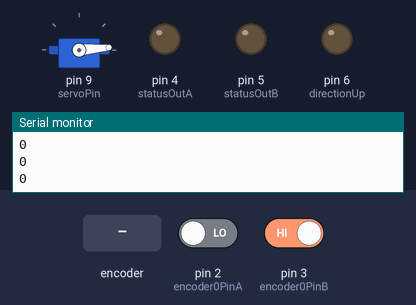
Bench run of a sketch on a simulated Arduino Uno, built with avr-gcc and run on an emulated ATmega328P. On the bench: servo, output pins drawn as LEDs (lit = HIGH), the last lines printed to the serial monitor. The test bench sets the inputs (shaded band); at power-on: pin 2 (encoder0PinA) LOW, pin 3 (encoder0PinB) HIGH.

Above: at 1.2 s.
1.3 s: rotary encoder on pin 2 (encoder0PinA) / pin 3 (encoder0PinB) turned 3 steps (first pin leading)
At 3.2 s:
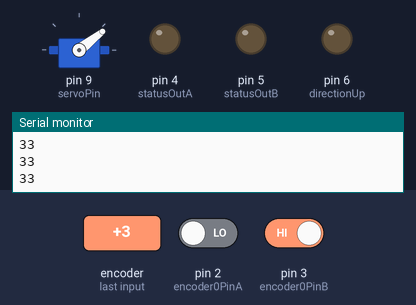
4.3 s: rotary encoder on pin 2 (encoder0PinA) / pin 3 (encoder0PinB) turned 1 step (first pin leading)
At 5.5 s:
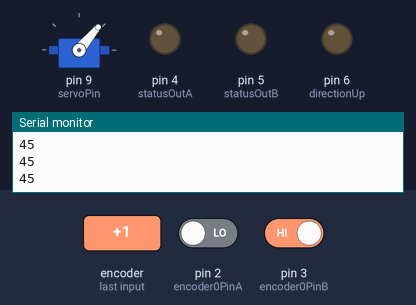
6.0 s: rotary encoder on pin 2 (encoder0PinA) / pin 3 (encoder0PinB) turned 1 step (first pin leading)
At 7.1 s:
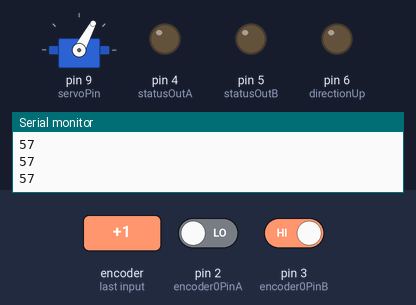
7.7 s: rotary encoder on pin 2 (encoder0PinA) / pin 3 (encoder0PinB) turned 3 steps (first pin leading)
At 9.6 s:
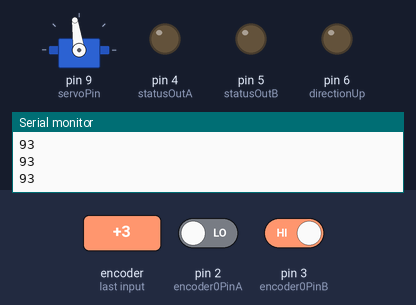
10.7 s: rotary encoder on pin 2 (encoder0PinA) / pin 3 (encoder0PinB) turned 1 step (first pin leading)
At 11.9 s:
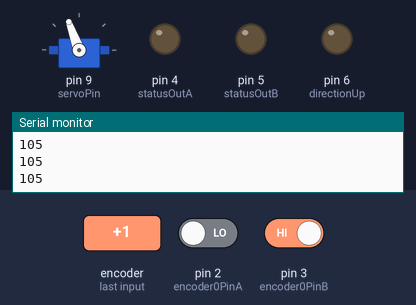
Timing chart, 0 to 13.4 s (numbered marks = the images above; inputs shaded):
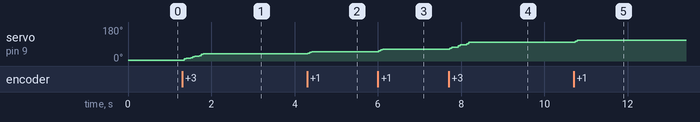

Measured:
- after the input at 1.3 s, servo on pin 9 (servoPin): 5° → 14° after 0.05 s, → 26° 0.15 s later, → 38° 0.20 s later
- after the input at 4.3 s, servo on pin 9 (servoPin): 38° → 50° at once
- after the input at 6.0 s, servo on pin 9 (servoPin): 50° → 62° at once
- after the input at 7.7 s, servo on pin 9 (servoPin): 62° → 74° at once, → 86° 0.20 s later, → 98° 0.20 s later
- after the input at 10.7 s, servo on pin 9 (servoPin): 98° → 110° at once

The sketch:

optical_encoder_with_servo.ino
```cpp
#include <Servo.h>

const int encoder0PinA = 2;
const int encoder0PinB = 3;

int encoder0Pos = 0;
const int statusOutA = 4;
const int statusOutB = 5;
const int directionUp = 6;
int stepSize = 3;
int servoPin = 9;
Servo servo;
int number = 0;
int position1 = 0;
int position2 = 0;
int velocity=0;
int timestep = 50;


void setup() {


  pinMode(encoder0PinA, INPUT);
  //digitalWrite(encoder0PinA, HIGH);     // turn on pullup resistor
  pinMode(encoder0PinB, INPUT);
  //digitalWrite(encoder0PinB, HIGH);       // turn on pullup resistor

  attachInterrupt(0, doEncoderA, CHANGE);  // encoder pin on interrupt 0 - pin 2
  attachInterrupt(1, doEncoderB, CHANGE);  // encoder pin on interrupt 1 - pin 3
  Serial.begin (9600);
  Serial.println("start");                // a personal quirk
  pinMode(statusOutA, OUTPUT);
  pinMode(statusOutB, OUTPUT);
  pinMode(directionUp, OUTPUT);
  servo.attach(servoPin);
}

void loop(){
  int angle = encoder0Pos+5;
  servo.write(angle);

  //position1=encoder0Pos;
  delay(timestep);
  //position2 = encoder0Pos;
  //velocity = (position2-position1)/(timestep*.001*3);
  //Serial.println (encoder0Pos, DEC);
  //Serial.println (velocity, DEC);
  Serial.println (encoder0Pos, DEC);
  if (encoder0Pos <0) {encoder0Pos=0;}
}


void doEncoderA(){
  if (digitalRead(encoder0PinA) == HIGH) {   // found a low-to-high on channel A
    if (digitalRead(encoder0PinB) == LOW) {  // check channel B to see which way
                                             // encoder is moving
      encoder0Pos = encoder0Pos + stepSize;   // up
      //  digitalWrite(statusOutA, HIGH);
        //digitalWrite(statusOutB, LOW);
       // digitalWrite(directionUp, HIGH);
    }
    else {
      encoder0Pos = encoder0Pos - stepSize; //down
       // digitalWrite(statusOutA, HIGH);
       // digitalWrite(statusOutB, HIGH);
       // digitalWrite(directionUp, LOW);
    }
  }
  else                                        // found a high-to-low on channel A
  {
    if (digitalRead(encoder0PinB) == HIGH) {   // check channel B to see which way
                                              // encoder is turning
      encoder0Pos = encoder0Pos + stepSize;   // up
      //  digitalWrite(statusOutA, LOW);
      //  digitalWrite(statusOutB, HIGH);
      //  digitalWrite(directionUp, HIGH);
    }
    else {
      encoder0Pos = encoder0Pos - stepSize;   // down
     //  digitalWrite(statusOutA, LOW);
     //  digitalWrite(statusOutB, LOW);
     //  digitalWrite(directionUp, LOW);
    }

  }
 // Serial.println (encoder0Pos, DEC);          // debug - remember to comment out
  number = number + 1;
                                              // before final program run
  // you don't want serial slowing down your program if not needed
}


void doEncoderB(){
  if (digitalRead(encoder0PinB) == HIGH) {   // found a low-to-high on channel A
    if (digitalRead(encoder0PinA) == LOW) {  // check channel B to see which way
                                             // encoder is moving
      encoder0Pos = encoder0Pos - stepSize;   // down
      //  digitalWrite(statusOutB, HIGH);
      //  digitalWrite(statusOutA, LOW);
      //  digitalWrite(directionUp, LOW);
    }
    else {
      encoder0Pos = encoder0Pos + stepSize; //up
      //  digitalWrite(statusOutB, HIGH);
      //  digitalWrite(statusOutA, HIGH);
      //  digitalWrite(directionUp, HIGH);
    }
  }
  else                                        // found a high-to-low on channel A
  {
    if (digitalRead(encoder0PinA) == LOW) {   // check channel B to see which way
                                              // encoder is turning
      encoder0Pos = encoder0Pos + stepSize;   // up
      //  digitalWrite(statusOutA, LOW);
      //  digitalWrite(statusOutB, LOW);
      //  digitalWrite(directionUp, HIGH);
    }
    else {
      encoder0Pos = encoder0Pos - stepSize;   // down
      // digitalWrite(statusOutA, HIGH);
      // digitalWrite(statusOutB, LOW);
      // digitalWrite(directionUp, LOW);
    }

  }
  number = number + 1;
// Serial.println (encoder0Pos, DEC);
}
```
